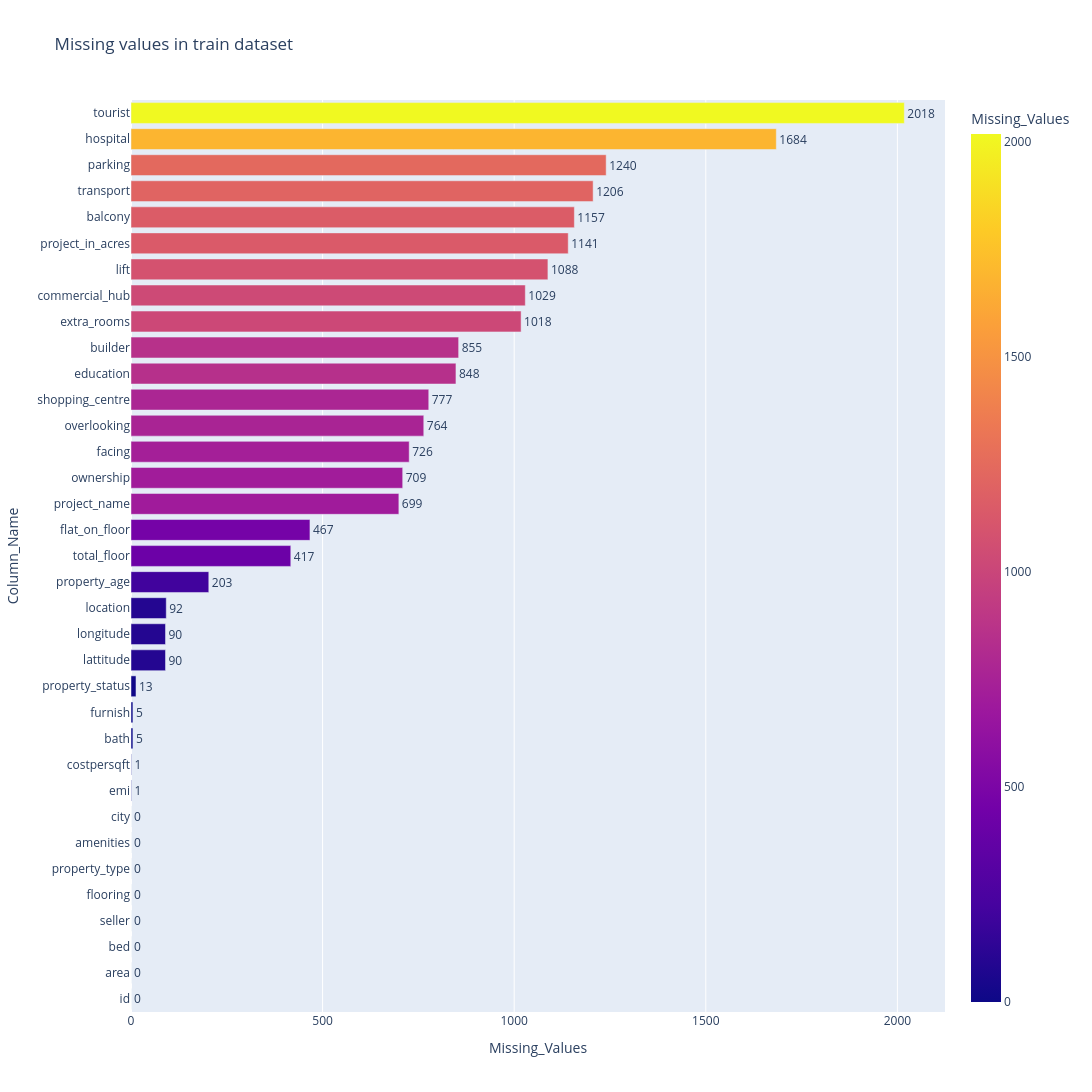

Source (notebook cell):
### Code cell
fig = px.bar(temp_X_test.sort_values(by='Missing_Values'),x='Missing_Values',y='Column_Name',
             orientation='h',height=1500,width=1100,color='Missing_Values',text='Missing_Values',title='Missing values in train dataset')
fig.update_traces(textposition='outside')
fig.show()

### Figure 1 — Plotly figure (JSON) as saved in the notebook; plotly's stock layout.template omitted (floating-point values rounded to 4 significant figures)
{"data": [{"alignmentgroup": "True", "hovertemplate": "Missing_Values=%{marker.color}<br>Column_Name=%{y}<extra></extra>", "legendgroup": "", "marker": {"color": [0, 0, 0, 0, 0, 0, 0, 0, 1, 1, 5, 5, 13, 90, 90, 92, 203, 417, 467, 699, 709, 726, 764, 777, 848, 855, 1018, 1029, 1088, 1141, 1157, 1206, 1240, 1684, 2018], "coloraxis": "coloraxis", "pattern": {"shape": ""}}, "name": "", "offsetgroup": "", "orientation": "h", "showlegend": false, "text": [0, 0, 0, 0, 0, 0, 0, 0, 1, 1, 5, 5, 13, 90, 90, 92, 203, 417, 467, 699, 709, 726, 764, 777, 848, 855, 1018, 1029, 1088, 1141, 1157, 1206, 1240, 1684, 2018], "textposition": "outside", "type": "bar", "x": [0, 0, 0, 0, 0, 0, 0, 0, 1, 1, 5, 5, 13, 90, 90, 92, 203, 417, 467, 699, 709, 726, 764, 777, 848, 855, 1018, 1029, 1088, 1141, 1157, 1206, 1240, 1684, 2018], "xaxis": "x", "y": ["id", "area", "bed", "seller", "flooring", "property_type", "amenities", "city", "emi", "costpersqft", "bath", "furnish", "property_status", "lattitude", "longitude", "location", "property_age", "total_floor", "flat_on_floor", "project_name", "ownership", "facing", "overlooking", "shopping_centre", "education", "builder", "extra_rooms", "commercial_hub", "lift", "project_in_acres", "balcony", "transport", "parking", "hospital", "tourist"], "yaxis": "y"}], "layout": {"barmode": "relative", "coloraxis": {"colorbar": {"title": {"text": "Missing_Values"}}, "colorscale": [[0, "#0d0887"], [0.1111, "#46039f"], [0.2222, "#7201a8"], [0.3333, "#9c179e"], [0.4444, "#bd3786"], [0.5556, "#d8576b"], [0.6667, "#ed7953"], [0.7778, "#fb9f3a"], [0.8889, "#fdca26"], [1, "#f0f921"]]}, "height": 1500, "legend": {"tracegroupgap": 0}, "title": {"text": "Missing values in train dataset"}, "width": 1100, "xaxis": {"anchor": "y", "autorange": true, "domain": [0, 1], "range": [0, 2124.0], "title": {"text": "Missing_Values"}, "type": "linear"}, "yaxis": {"anchor": "x", "autorange": true, "domain": [0, 1], "range": [-0.5, 34.5], "title": {"text": "Column_Name"}, "type": "category"}}}
